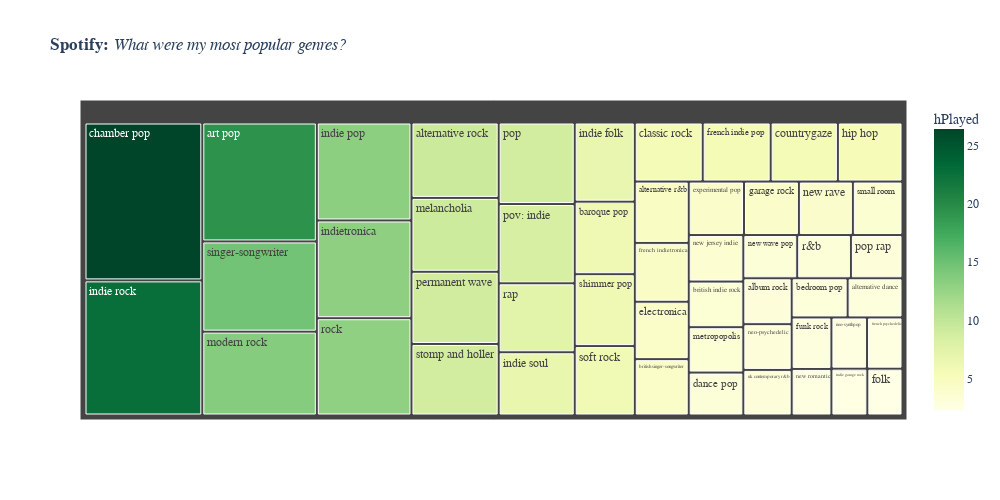

This figure's notebook cell:
### Code cell
# select top N genres
top_n = 50
top_genres = genres.head(top_n)

# plotting
fig = px.treemap(top_genres, path=['artistGenres'], values='hPlayed',
                 color='hPlayed', color_continuous_scale=heat_pal,
                 title='<b>Spotify:</b><i> What were my most popular genres?</i>',
                 hover_data=['hPlayed'])

fig.update_layout(
    height=500,
    width=1000
)

write(fig, 'top_genres_treemap')

### Figure 1 — Plotly figure (JSON) as saved in the notebook; plotly's stock layout.template omitted (floating-point values rounded to 4 significant figures)
{"data": [{"branchvalues": "total", "customdata": [[3.15, 3.15], [3.05, 3.05], [4.7, 4.7], [9.34, 9.34], [19.35, 19.35], [6.19, 6.19], [3.11, 3.11], [3.54, 3.54], [4.32, 4.32], [26.42, 26.42], [5.7, 5.7], [5.64, 5.64], [3.33, 3.33], [4.4, 4.4], [4.2, 4.2], [2.34, 2.34], [5.7, 5.7], [4.51, 4.51], [2.58, 2.58], [2.91, 2.91], [4.17, 4.17], [5.42, 5.42], [6.75, 6.75], [2.39, 2.39], [13.17, 13.17], [22.61, 22.61], [6.83, 6.83], [13.14, 13.14], [9.15, 9.15], [3.52, 3.52], [13.64, 13.64], [3.14, 3.14], [2.59, 2.59], [3.61, 3.61], [4.1, 4.1], [2.63, 2.63], [3.31, 3.31], [8.94, 8.94], [8.81, 8.81], [3.17, 3.17], [8.56, 8.56], [3.3, 3.3], [7.45, 7.45], [13.08, 13.08], [6.13, 6.13], [14.68, 14.68], [3.77, 3.77], [5.92, 5.92], [8.86, 8.86], [3.13, 3.13]], "domain": {"x": [0, 1], "y": [0, 1]}, "hovertemplate": "labels=%{label}<br>hPlayed_sum=%{value}<br>parent=%{parent}<br>id=%{id}<br>hPlayed=%{color}<extra></extra>", "ids": ["album rock", "alternative dance", "alternative r&b", "alternative rock", "art pop", "baroque pop", "bedroom pop", "british indie rock", "british singer-songwriter", "chamber pop", "classic rock", "countrygaze", "dance pop", "electronica", "experimental pop", "folk", "french indie pop", "french indietronica", "french psychedelic", "funk rock", "garage rock", "hip hop", "indie folk", "indie garage rock", "indie pop", "indie rock", "indie soul", "indietronica", "melancholia", "metropopolis", "modern rock", "neo-psychedelic", "neo-synthpop", "new jersey indie", "new rave", "new romantic", "new wave pop", "permanent wave", "pop", "pop rap", "pov: indie", "r&b", "rap", "rock", "shimmer pop", "singer-songwriter", "small room", "soft rock", "stomp and holler", "uk contemporary r&b"], "labels": ["album rock", "alternative dance", "alternative r&b", "alternative rock", "art pop", "baroque pop", "bedroom pop", "british indie rock", "british singer-songwriter", "chamber pop", "classic rock", "countrygaze", "dance pop", "electronica", "experimental pop", "folk", "french indie pop", "french indietronica", "french psychedelic", "funk rock", "garage rock", "hip hop", "indie folk", "indie garage rock", "indie pop", "indie rock", "indie soul", "indietronica", "melancholia", "metropopolis", "modern rock", "neo-psychedelic", "neo-synthpop", "new jersey indie", "new rave", "new romantic", "new wave pop", "permanent wave", "pop", "pop rap", "pov: indie", "r&b", "rap", "rock", "shimmer pop", "singer-songwriter", "small room", "soft rock", "stomp and holler", "uk contemporary r&b"], "marker": {"coloraxis": "coloraxis", "colors": [3.15, 3.05, 4.7, 9.34, 19.35, 6.19, 3.11, 3.54, 4.32, 26.42, 5.7, 5.64, 3.33, 4.4, 4.2, 2.34, 5.7, 4.51, 2.58, 2.91, 4.17, 5.42, 6.75, 2.39, 13.17, 22.61, 6.83, 13.14, 9.15, 3.52, 13.64, 3.14, 2.59, 3.61, 4.1, 2.63, 3.31, 8.94, 8.81, 3.17, 8.56, 3.3, 7.45, 13.08, 6.13, 14.68, 3.77, 5.92, 8.86, 3.13]}, "name": "", "parents": ["", "", "", "", "", "", "", "", "", "", "", "", "", "", "", "", "", "", "", "", "", "", "", "", "", "", "", "", "", "", "", "", "", "", "", "", "", "", "", "", "", "", "", "", "", "", "", "", "", ""], "type": "treemap", "values": [3.15, 3.05, 4.7, 9.34, 19.35, 6.19, 3.11, 3.54, 4.32, 26.42, 5.7, 5.64, 3.33, 4.4, 4.2, 2.34, 5.7, 4.51, 2.58, 2.91, 4.17, 5.42, 6.75, 2.39, 13.17, 22.61, 6.83, 13.14, 9.15, 3.52, 13.64, 3.14, 2.59, 3.61, 4.1, 2.63, 3.31, 8.94, 8.81, 3.17, 8.56, 3.3, 7.45, 13.08, 6.13, 14.68, 3.77, 5.92, 8.86, 3.13]}], "layout": {"coloraxis": {"colorbar": {"title": {"text": "hPlayed"}}, "colorscale": [[0, "rgb(255,255,229)"], [0.125, "rgb(247,252,185)"], [0.25, "rgb(217,240,163)"], [0.375, "rgb(173,221,142)"], [0.5, "rgb(120,198,121)"], [0.625, "rgb(65,171,93)"], [0.75, "rgb(35,132,67)"], [0.875, "rgb(0,104,55)"], [1, "rgb(0,69,41)"]]}, "font": {"family": "Helvetica"}, "height": 500, "legend": {"tracegroupgap": 0}, "title": {"text": "<b>Spotify:</b><i> What were my most popular genres?</i>"}, "width": 1000, "xaxis": {"color": "grey"}, "yaxis": {"color": "grey"}}}
